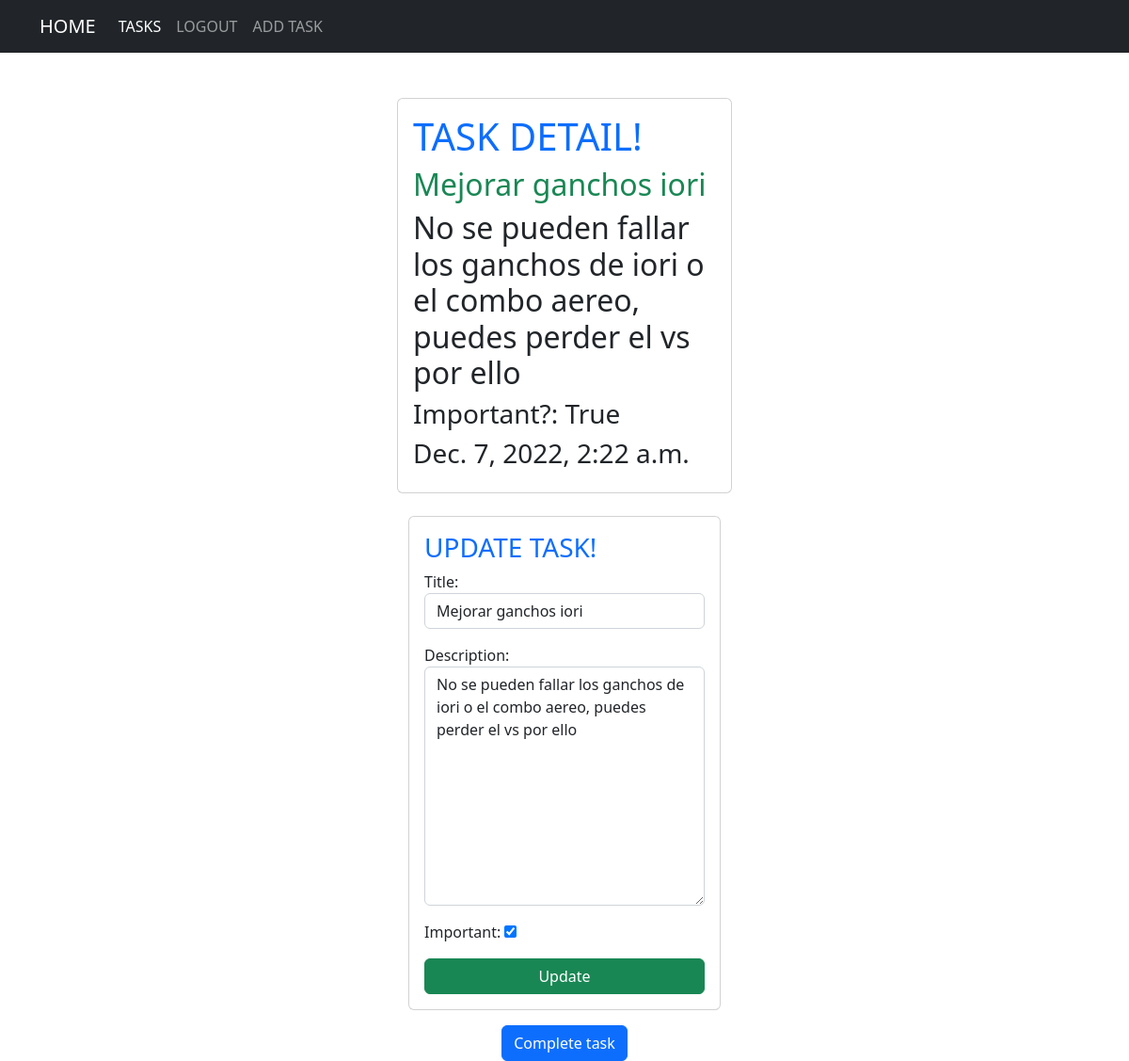
Page /detail/5/ (signed in) on the committed database.
### task/models.py (models this page shows, shortened)
class Task(models.Model):
    title = models.CharField(max_length=100)
    description = models.TextField(blank=True)
    created = models.DateTimeField(auto_now_add=True)
    date_complete = models.DateTimeField(null=True)
    important = models.BooleanField(default=False)
    user = models.ForeignKey(User, on_delete=models.CASCADE)

### task/views.py (the view)
# urls.py: path('detail/<int:task_id>/', views.task_detail, name='details'),
@login_required
def task_detail(request, task_id):
    task = get_object_or_404(Task, id=task_id)
    if request.method == 'POST':
        try:
            form = TaskForm(request.POST, instance=task)
            form.save()
            return redirect('/tasks/')
        except ValueError:
            return render(request, 'tdetail.html', {'task':task, 'form':form, 'error': 'error al actualizar'})
    else:
        form = TaskForm(instance=task)
        return render(request, 'tdetail.html', {'task':task, 'form':form})

### task/forms.py
class TaskForm(forms.ModelForm):
    class Meta:
        model = Task
        fields = ['title', 'description', 'important']
        widgets = {
            'title' : forms.TextInput(attrs={'class': 'form-control'}),
            'description' : forms.Textarea(attrs={'class': 'form-control'}),
            'important' : forms.CheckboxInput(attrs={'class': 'form-check_input'})
        }

### task/templates/tdetail.html (shortened to what this page needs)
{% extends 'base.html' %}
{% block content %}
    <main class="container">
        <div class="row">
            <div class="col-md-4 offset-md-4">
                <div class="card card-body mt-5">
                    <h1 class="text-primary">TASK DETAIL!</h1>
                    <h2 class="text-success">{{task.title}}</h2>
                    <h2>{{task.description}}</h2>
                    <h3>Important?: {{task.important}}</h3>
                    <h3>{{task.date_complete}} </h3>
                </div>
                <div class="container mt-4">
                    <form class="card card-body" action=""method='POST'>
                        <h3 class="text-primary">UPDATE TASK!</h3>
                        {{form.as_p}}
                        <button class="btn btn-success" type="submit">Update</button>
                    </form>
                </div>
                <form class="text-center" action="{% url 'complete_task' task.id %}" method='POST'>
                    <button class="btn btn-primary mt-3">Complete task</button>
                </form>
            </div>
        </div>
    </main>
{% endblock %}

### rows in the picture
Task: title "Mejorar ganchos iori", description "No se pueden fallar los ganchos de iori o el combo aereo, puedes perder el vs por ello", important "True", date_complete "Dec. 7, 2022, 2:22 a.m.", important "☑"
